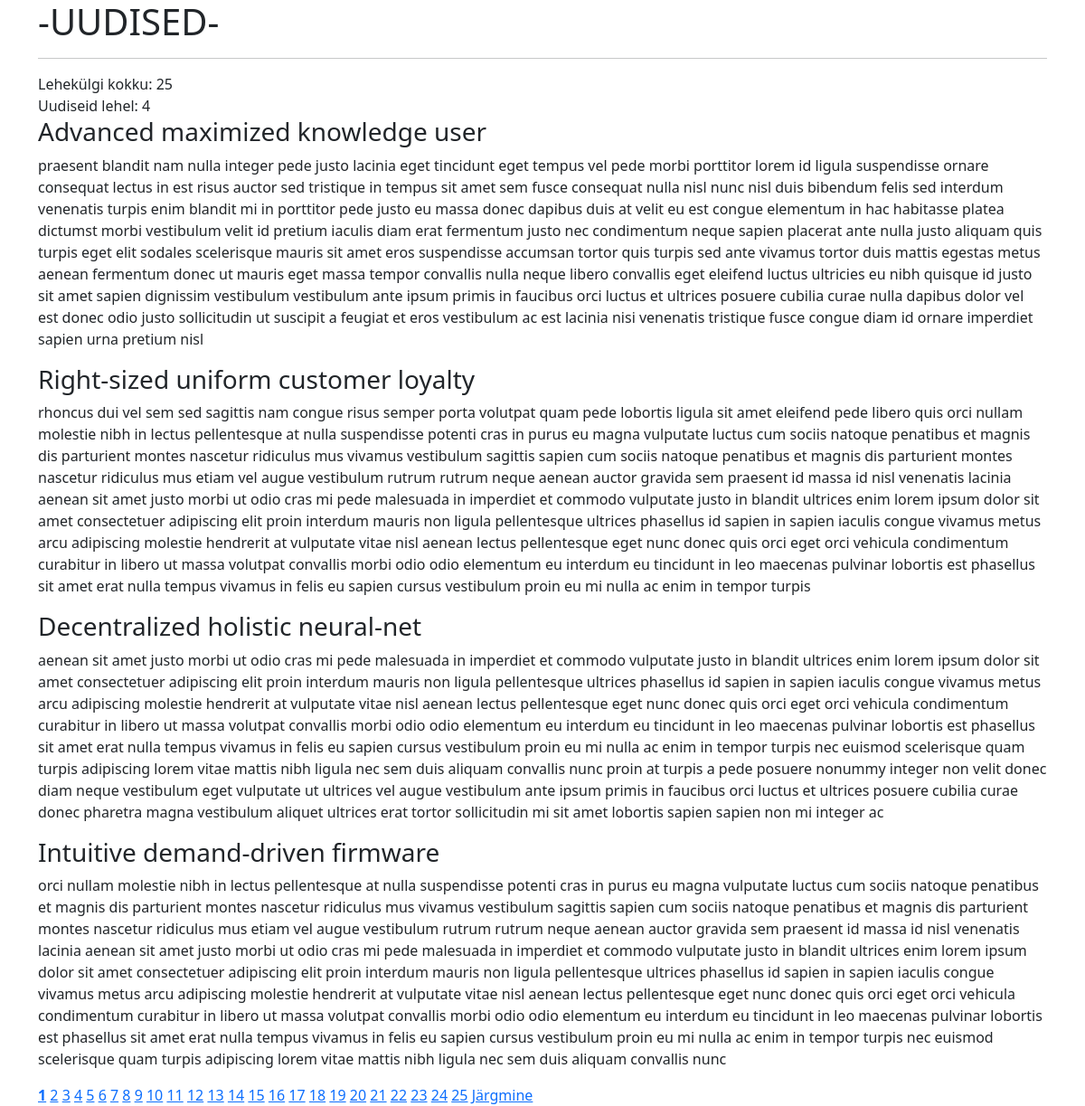
The app's page /yl6,7,8/uudised.php with its own data.
### tables this page shows
CREATE TABLE `uudised` (
  `id` int(11) NOT NULL,
  `pealkiri` varchar(255) NOT NULL,
  `uudis` varchar(1500) NOT NULL
);

### yl6,7,8/uudised.php (the view, shortened to what this page needs)
<?php
include ("config.php");
?>
<!DOCTYPE html>
<html lang="en">
<head>
    <link href="https://cdn.jsdelivr.net/npm/bootstrap@5.3.2/dist/css/bootstrap.min.css" rel="stylesheet">
</head>
    <body>
        <div class="container">
            <h1>-UUDISED-</h1>
            <hr>
            <?php
            $uudiseid_lehel = 4;
            $uudiseid_kokku_paring = "SELECT COUNT('id') FROM uudised";
            $lehtede_vastus = mysqli_query($yhendus, $uudiseid_kokku_paring);
            $uudiseid_kokku = mysqli_fetch_array($lehtede_vastus);
            $lehti_kokku = $uudiseid_kokku[0];
            $lehti_kokku = ceil($lehti_kokku/$uudiseid_lehel);
            echo 'Lehekülgi kokku: ' . $lehti_kokku . '<br>';
            echo 'Uudiseid lehel: ' . $uudiseid_lehel . '<br>';
            if (isset($_GET['leht'])) {
                $leht = $_GET['leht'];
            }else {
                $leht = 1;
            }
            $start = ($leht-1) * $uudiseid_lehel;
            $paring = "SELECT * FROM uudised LIMIT $start, $uudiseid_lehel";
            $vastus = mysqli_query($yhendus, $paring);
            while ($rida = mysqli_fetch_assoc($vastus)){
                echo '<h3>'.$rida['pealkiri'].'</h3>';
                echo '<p>'.$rida['uudis'].'</p>';
            }
            $jargmine = $leht + 1;
            if ($lehti_kokku >= 1) {
                for ($i=1; $i<=$lehti_kokku ; $i++) {
                    if ($i==$leht) {
                        echo "<b><a href=\"?leht=$i\">$i</a></b> ";
                    } else {
                        echo "<a href=\"?leht=$i\">$i</a> ";
                    }
                }
            }
            if ($leht<$lehti_kokku) {
            echo "<a href=\"?leht=$jargmine\">Järgmine</a> ";
            }
            ?>
        </div>
    </body>
</html>

### records on screen
uudised: pealkiri "Advanced maximized knowledge user", uudis "praesent blandit nam nulla integer pede justo lacinia eget tincidunt eget tempus vel pede morbi porttitor lorem id ligula suspendisse ornare consequat lectus in est risus auctor sed tristique in tempus sit amet sem fusce consequat nulla nisl nunc nisl duis bibendum felis sed interdum venenatis turpis enim blandit mi in porttitor pede justo eu massa donec dapibus duis at velit eu est congue elementum in hac habitasse platea dictumst morbi vestibulum velit id pretium iaculis diam erat fermentum justo nec condimentum neque sapien placerat ante nulla justo aliquam quis turpis eget elit sodales scelerisque mauris sit amet eros suspendisse accumsan tortor quis turpis sed ante vivamus tortor duis…"
uudised: pealkiri "Right-sized uniform customer loyalty", uudis "rhoncus dui vel sem sed sagittis nam congue risus semper porta volutpat quam pede lobortis ligula sit amet eleifend pede libero quis orci nullam molestie nibh in lectus pellentesque at nulla suspendisse potenti cras in purus eu magna vulputate luctus cum sociis natoque penatibus et magnis dis parturient montes nascetur ridiculus mus vivamus vestibulum sagittis sapien cum sociis natoque penatibus et magnis dis parturient montes nascetur ridiculus mus etiam vel augue vestibulum rutrum rutrum neque aenean auctor gravida sem praesent id massa id nisl venenatis lacinia aenean sit amet justo morbi ut odio cras mi pede malesuada in imperdiet et commodo vulputate justo in blandit ultrices enim…"
uudised: pealkiri "Decentralized holistic neural-net", uudis "aenean sit amet justo morbi ut odio cras mi pede malesuada in imperdiet et commodo vulputate justo in blandit ultrices enim lorem ipsum dolor sit amet consectetuer adipiscing elit proin interdum mauris non ligula pellentesque ultrices phasellus id sapien in sapien iaculis congue vivamus metus arcu adipiscing molestie hendrerit at vulputate vitae nisl aenean lectus pellentesque eget nunc donec quis orci eget orci vehicula condimentum curabitur in libero ut massa volutpat convallis morbi odio odio elementum eu interdum eu tincidunt in leo maecenas pulvinar lobortis est phasellus sit amet erat nulla tempus vivamus in felis eu sapien cursus vestibulum proin eu mi nulla ac enim in tempor turpis…"
uudised: pealkiri "Intuitive demand-driven firmware", uudis "orci nullam molestie nibh in lectus pellentesque at nulla suspendisse potenti cras in purus eu magna vulputate luctus cum sociis natoque penatibus et magnis dis parturient montes nascetur ridiculus mus vivamus vestibulum sagittis sapien cum sociis natoque penatibus et magnis dis parturient montes nascetur ridiculus mus etiam vel augue vestibulum rutrum rutrum neque aenean auctor gravida sem praesent id massa id nisl venenatis lacinia aenean sit amet justo morbi ut odio cras mi pede malesuada in imperdiet et commodo vulputate justo in blandit ultrices enim lorem ipsum dolor sit amet consectetuer adipiscing elit proin interdum mauris non ligula pellentesque ultrices phasellus id sapien in…"

### other values on screen
$lehti_kokku "25"
$uudiseid_lehel "4"
